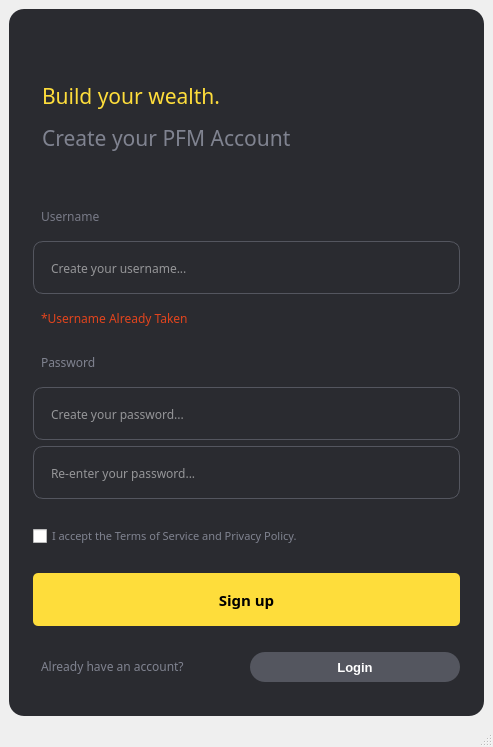
<?xml version="1.0" encoding="UTF-8"?>
<ui version="4.0">
 <class>MainWindow</class>
 <widget class="QMainWindow" name="MainWindow">
  <property name="geometry">
   <rect>
    <x>0</x>
    <y>0</y>
    <width>493</width>
    <height>747</height>
   </rect>
  </property>
  <property name="windowTitle">
   <string>MainWindow</string>
  </property>
  <property name="styleSheet">
   <string notr="true"/>
  </property>
  <widget class="QWidget" name="centralwidget">
   <property name="layoutDirection">
    <enum>Qt::LeftToRight</enum>
   </property>
   <property name="styleSheet">
    <string notr="true">#loginFrame{
	background-color: rgb(42, 43, 48);
	border-radius: 15px;       
   	padding-left: 15px;      
   	padding-right: 15px;       
    padding-top: 25px;          
    padding-bottom: 25px; 
}
QLabel{
	padding:5px;
}
QLineEdit{
	height:50px;
	padding: 1px 15 px;
	background-color: rgb(42, 43, 48);
	border: 1px solid rgba(84,86,95,255);
	border-radius: 10px;
	color:rgb(255, 255, 255);
}
#signin{
	background-color: rgb(254, 221, 59);	
	border-radius:5px;
	height:50px;
}
#createAcc{
	color:rgb(255, 255, 255);
	background-color: rgb(84, 86, 95);
	border-radius:15px;
	height:30px;
}</string>
   </property>
   <layout class="QGridLayout" name="gridLayout">
    <item row="0" column="0">
     <widget class="QFrame" name="loginFrame">
      <property name="minimumSize">
       <size>
        <width>471</width>
        <height>700</height>
       </size>
      </property>
      <property name="maximumSize">
       <size>
        <width>800</width>
        <height>800</height>
       </size>
      </property>
      <property name="frameShape">
       <enum>QFrame::StyledPanel</enum>
      </property>
      <property name="frameShadow">
       <enum>QFrame::Raised</enum>
      </property>
      <layout class="QGridLayout" name="gridLayout_2">
       <item row="16" column="0" colspan="2">
        <spacer name="horizontalSpacer">
         <property name="orientation">
          <enum>Qt::Horizontal</enum>
         </property>
         <property name="sizeHint" stdset="0">
          <size>
           <width>40</width>
           <height>20</height>
          </size>
         </property>
        </spacer>
       </item>
       <item row="8" column="0" colspan="2">
        <widget class="QLabel" name="label_2">
         <property name="font">
          <font>
           <family>Poppins</family>
          </font>
         </property>
         <property name="text">
          <string>&lt;html&gt;&lt;head/&gt;&lt;body&gt;&lt;p&gt;&lt;span style=&quot; color:#787a87;&quot;&gt;Username&lt;/span&gt;&lt;/p&gt;&lt;/body&gt;&lt;/html&gt;</string>
         </property>
        </widget>
       </item>
       <item row="18" column="0" colspan="2">
        <spacer name="horizontalSpacer_3">
         <property name="orientation">
          <enum>Qt::Horizontal</enum>
         </property>
         <property name="sizeHint" stdset="0">
          <size>
           <width>40</width>
           <height>20</height>
          </size>
         </property>
        </spacer>
       </item>
       <item row="19" column="0">
        <widget class="QLabel" name="label_4">
         <property name="maximumSize">
          <size>
           <width>16777215</width>
           <height>16777215</height>
          </size>
         </property>
         <property name="font">
          <font>
           <family>Poppins</family>
          </font>
         </property>
         <property name="text">
          <string>&lt;html&gt;&lt;head/&gt;&lt;body&gt;&lt;p&gt;&lt;span style=&quot; color:#808390;&quot;&gt;Already have an account?&lt;/span&gt;&lt;/p&gt;&lt;/body&gt;&lt;/html&gt;</string>
         </property>
        </widget>
       </item>
       <item row="11" column="0" colspan="2">
        <widget class="QLabel" name="label_3">
         <property name="font">
          <font>
           <family>Poppins</family>
          </font>
         </property>
         <property name="text">
          <string>&lt;html&gt;&lt;head/&gt;&lt;body&gt;&lt;p&gt;&lt;span style=&quot; color:#808390;&quot;&gt;Password&lt;/span&gt;&lt;/p&gt;&lt;/body&gt;&lt;/html&gt;</string>
         </property>
        </widget>
       </item>
       <item row="19" column="1">
        <widget class="QPushButton" name="createAcc">
         <property name="font">
          <font>
           <family>Segoe UI</family>
           <pointsize>10</pointsize>
           <weight>75</weight>
           <bold>true</bold>
          </font>
         </property>
         <property name="cursor">
          <cursorShape>PointingHandCursor</cursorShape>
         </property>
         <property name="text">
          <string>Login</string>
         </property>
        </widget>
       </item>
       <item row="13" column="0" colspan="2">
        <widget class="QLineEdit" name="lineEdit_3">
         <property name="minimumSize">
          <size>
           <width>0</width>
           <height>53</height>
          </size>
         </property>
         <property name="font">
          <font>
           <family>Poppins</family>
           <pointsize>9</pointsize>
          </font>
         </property>
         <property name="placeholderText">
          <string>Re-enter your password...</string>
         </property>
        </widget>
       </item>
       <item row="12" column="0" colspan="2">
        <widget class="QLineEdit" name="lineEdit_2">
         <property name="minimumSize">
          <size>
           <width>0</width>
           <height>53</height>
          </size>
         </property>
         <property name="maximumSize">
          <size>
           <width>16777215</width>
           <height>16777215</height>
          </size>
         </property>
         <property name="font">
          <font>
           <family>Poppins</family>
           <pointsize>9</pointsize>
          </font>
         </property>
         <property name="echoMode">
          <enum>QLineEdit::Password</enum>
         </property>
         <property name="placeholderText">
          <string>Create your password...</string>
         </property>
        </widget>
       </item>
       <item row="17" column="0" colspan="2">
        <widget class="QPushButton" name="signin">
         <property name="minimumSize">
          <size>
           <width>0</width>
           <height>53</height>
          </size>
         </property>
         <property name="maximumSize">
          <size>
           <width>16777215</width>
           <height>16777215</height>
          </size>
         </property>
         <property name="font">
          <font>
           <family>Montserrat</family>
           <pointsize>11</pointsize>
           <weight>75</weight>
           <bold>true</bold>
          </font>
         </property>
         <property name="cursor">
          <cursorShape>PointingHandCursor</cursorShape>
         </property>
         <property name="contextMenuPolicy">
          <enum>Qt::DefaultContextMenu</enum>
         </property>
         <property name="text">
          <string>Sign up</string>
         </property>
        </widget>
       </item>
       <item row="15" column="0" colspan="2">
        <widget class="QCheckBox" name="checkBox">
         <property name="font">
          <font>
           <family>Poppins</family>
           <pointsize>8</pointsize>
          </font>
         </property>
         <property name="cursor">
          <cursorShape>PointingHandCursor</cursorShape>
         </property>
         <property name="styleSheet">
          <string notr="true">color:rgb(128, 131, 144);</string>
         </property>
         <property name="text">
          <string>I accept the Terms of Service and Privacy Policy.</string>
         </property>
         <property name="iconSize">
          <size>
           <width>40</width>
           <height>40</height>
          </size>
         </property>
        </widget>
       </item>
       <item row="1" column="0" rowspan="4" colspan="2">
        <widget class="QLabel" name="label">
         <property name="font">
          <font>
           <family>Poppins Medium</family>
           <pointsize>12</pointsize>
          </font>
         </property>
         <property name="text">
          <string>&lt;html&gt;&lt;head/&gt;&lt;body&gt;&lt;p&gt;&lt;span style=&quot; font-size:16pt; color:#fedd3b;&quot;&gt;Build your wealth.&lt;/span&gt;&lt;/p&gt;&lt;p&gt;&lt;span style=&quot; font-size:16pt; color:#808390;&quot;&gt;Create your PFM Account&lt;/span&gt;&lt;/p&gt;&lt;/body&gt;&lt;/html&gt;</string>
         </property>
         <property name="alignment">
          <set>Qt::AlignLeading|Qt::AlignLeft|Qt::AlignVCenter</set>
         </property>
        </widget>
       </item>
       <item row="14" column="0" colspan="2">
        <spacer name="horizontalSpacer_4">
         <property name="orientation">
          <enum>Qt::Horizontal</enum>
         </property>
         <property name="sizeHint" stdset="0">
          <size>
           <width>40</width>
           <height>20</height>
          </size>
         </property>
        </spacer>
       </item>
       <item row="9" column="0" colspan="2">
        <widget class="QLineEdit" name="lineEdit">
         <property name="minimumSize">
          <size>
           <width>0</width>
           <height>53</height>
          </size>
         </property>
         <property name="maximumSize">
          <size>
           <width>16777215</width>
           <height>16777215</height>
          </size>
         </property>
         <property name="font">
          <font>
           <family>Poppins</family>
           <pointsize>9</pointsize>
          </font>
         </property>
         <property name="placeholderText">
          <string>Create your username...</string>
         </property>
        </widget>
       </item>
       <item row="10" column="0" colspan="2">
        <widget class="QLabel" name="label_5">
         <property name="font">
          <font>
           <family>Poppins</family>
           <pointsize>9</pointsize>
          </font>
         </property>
         <property name="text">
          <string>&lt;html&gt;&lt;head/&gt;&lt;body&gt;&lt;p&gt;&lt;span style=&quot; color:#e1441d;&quot;&gt;*Username Already Taken&lt;/span&gt;&lt;/p&gt;&lt;/body&gt;&lt;/html&gt;</string>
         </property>
        </widget>
       </item>
      </layout>
     </widget>
    </item>
   </layout>
  </widget>
  <widget class="QStatusBar" name="statusbar"/>
 </widget>
 <resources/>
 <connections/>
</ui>
